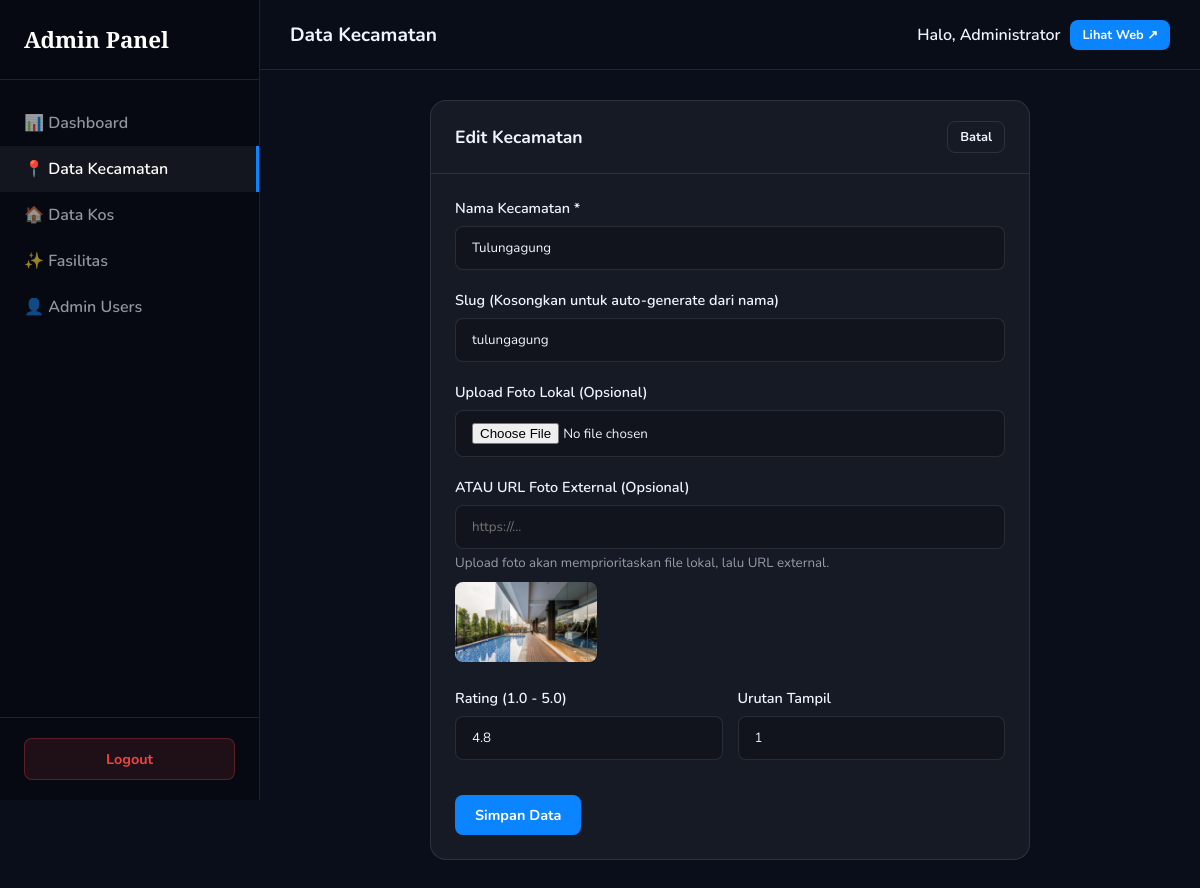
Page /admin/kecamatan.php?action=edit&id=1 (signed in) on the committed database.
### tables this page shows
CREATE TABLE `kecamatan` (
  `id` int(11) NOT NULL,
  `nama` varchar(100) NOT NULL,
  `slug` varchar(100) NOT NULL,
  `foto_url` varchar(500) DEFAULT NULL,
  `jumlah_kos` int(11) DEFAULT 0,
  `rating` decimal(2,1) DEFAULT 0.0,
  `urutan` int(11) DEFAULT 0,
  `created_at` timestamp NOT NULL DEFAULT current_timestamp(),
  `updated_at` timestamp NOT NULL DEFAULT current_timestamp() ON UPDATE current_timestamp()
);

### config/app.php (called while the page is built, shortened)
<?php
function getImageSrc($path) {
    return UPLOAD_URL . ltrim($path, '/');
}

### admin/kecamatan.php (the view, shortened to what this page needs)
<?php
require_once __DIR__ . '/../config/app.php';
$db = getDB();
$action = $_GET['action'] ?? 'list';
include __DIR__ . '/includes/header.php';
if ($action === 'add' || $action === 'edit'):
    $kec = null;
    if ($action === 'edit' && isset($_GET['id'])) {
        $stmt = $db->prepare("SELECT * FROM kecamatan WHERE id = ?");
        $stmt->execute([$_GET['id']]);
        $kec = $stmt->fetch();
    }
?>
    <div class="card" style="max-width: 600px; margin: 0 auto;">
        <div class="card-header">
            <h4><?= $kec ? 'Edit Kecamatan' : 'Tambah Kecamatan' ?></h4>
            <a href="kecamatan.php" class="btn btn-sm" style="background:var(--glass-md);color:var(--text);border:1px solid var(--border-glass)">Batal</a>
        </div>
        <div class="card-body">
            <form method="POST" action="kecamatan.php?action=<?= $action ?>" enctype="multipart/form-data">
                <div class="form-group">
                    <label class="form-label">Nama Kecamatan *</label>
                    <input type="text" name="nama" class="form-control" required value="<?= $kec ? htmlspecialchars($kec['nama']) : '' ?>">
                </div>
                <div class="form-group">
                    <label class="form-label">Slug (Kosongkan untuk auto-generate dari nama)</label>
                    <input type="text" name="slug" class="form-control" value="<?= $kec ? htmlspecialchars($kec['slug']) : '' ?>">
                </div>
                <div class="form-group">
                    <label class="form-label">Upload Foto Lokal (Opsional)</label>
                    <input type="file" name="foto" class="form-control" accept=".jpg,.jpeg,.png,.webp,.gif">
                </div>
                <div class="form-group">
                    <label class="form-label">ATAU URL Foto External (Opsional)</label>
                    <input type="url" name="foto_url_external" class="form-control" placeholder="https://..." value="<?= $kec && strpos($kec['foto_url'], 'http') === 0 ? htmlspecialchars($kec['foto_url']) : '' ?>">
                    <small style="color:var(--text-muted);display:block;margin-top:5px;">Upload foto akan memprioritaskan file lokal, lalu URL external.</small>
                    <?php if($kec && $kec['foto_url']): ?>
                        <div style="margin-top:10px;">
                            <img src="<?= getImageSrc($kec['foto_url']) ?>" alt="Preview" style="height:80px;border-radius:8px;object-fit:cover;">
                        </div>
                    <?php endif; ?>
                </div>
                <div class="d-flex gap-3">
                    <div class="form-group" style="flex:1">
                        <label class="form-label">Rating (1.0 - 5.0)</label>
                        <input type="number" step="0.1" min="1" max="5" name="rating" class="form-control" value="<?= $kec ? $kec['rating'] : '4.5' ?>">
                    </div>
                    <div class="form-group" style="flex:1">
                        <label class="form-label">Urutan Tampil</label>
                        <input type="number" name="urutan" class="form-control" value="<?= $kec ? $kec['urutan'] : '0' ?>">
                    </div>
                </div>
                <button type="submit" class="btn btn-primary mt-3">Simpan Data</button>
            </form>
        </div>
    </div>
<?php endif; ?>
<?php include __DIR__ . '/includes/footer.php'; ?>

### admin/assets/admin.css (style rules this page uses)
:root { --bg-main: #0a0e1a; --bg-card: rgba(255, 255, 255, 0.05); --border-glass: rgba(255, 255, 255, 0.1); --border-focus: rgba(130, 207, 255, 0.5); --text-main: #f0f4ff; --text-muted: rgba(240, 244, 255, 0.6); --accent: #0a84ff; --accent-hover: #006ee6; --danger: #ef4444; --success: #10b981; --sidebar-w: 260px; --header-h: 70px; --r-card: 16px; --r-input: 8px; --shadow-main: 0 8px 30px rgba(0,0,0,0.4); }
* { box-sizing: border-box; margin: 0; padding: 0; }
body { font-family: 'Nunito', sans-serif; background: var(--bg-main); color: var(--text-main); display: flex; min-height: 100vh; }
.form-group { margin-bottom: 20px; }
.form-label { display: block; margin-bottom: 8px; font-weight: 600; font-size: 0.9rem; }
.form-control { width: 100%; padding: 12px 16px; border-radius: var(--r-input); background: rgba(0,0,0,0.2); border: 1px solid var(--border-glass); color: var(--text-main); font-family: 'Nunito', sans-serif; transition: all 0.3s; }
.btn { display: inline-flex; align-items: center; justify-content: center; gap: 8px; padding: 10px 20px; border-radius: var(--r-input); font-weight: 700; cursor: pointer; transition: all 0.2s; border: none; font-family: 'Nunito', sans-serif; text-decoration: none; font-size: 0.9rem; }
.btn-primary { background: var(--accent); color: #fff; }
.btn-sm { padding: 6px 12px; font-size: 0.8rem; }
.card { background: var(--bg-card); border: 1px solid var(--border-glass); border-radius: var(--r-card); margin-bottom: 24px; overflow: hidden; }
.card-header { padding: 20px 24px; border-bottom: 1px solid var(--border-glass); display: flex; justify-content: space-between; align-items: center; }
.card-header h4 { font-size: 1.1rem; }
.card-body { padding: 24px; }
.d-flex { display: flex; }
.gap-3 { gap: 15px; }
.mt-3 { margin-top: 15px; }

### rows in the picture
kecamatan: nama "Tulungagung", slug "tulungagung", foto_url (picture), rating "4.8", urutan "1"

### other values in the picture
$pageTitle "Data Kecamatan"
$_SESSION['admin_nama'] "Administrator"
